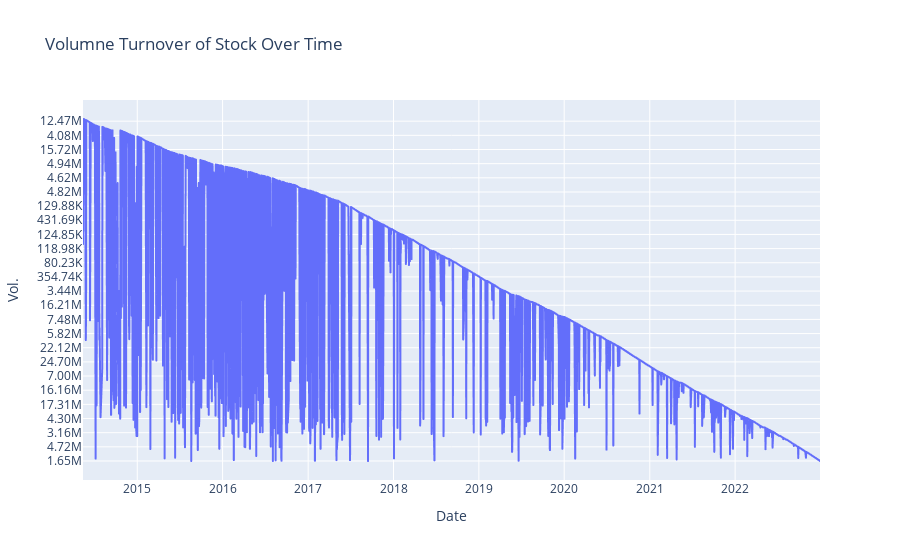

Here is the notebook cell this chart was saved with:
### Code cell
# Plot the close price of the stock over time using Plotly
fig = px.line(df, x=df.Date, y='Vol.', title='Volumne Turnover of Stock Over Time')
fig.show()

### Figure 1 — Plotly figure (JSON) as saved in the notebook; plotly's stock layout.template omitted (floating-point values rounded to 4 significant figures; data arrays with more than 128 entries replaced by an {"elided": "..."} marker saying what was removed)
{"data": [{"hovertemplate": "Date=%{x}<br>Vol.=%{y}<extra></extra>", "legendgroup": "", "line": {"color": "#636efa", "dash": "solid"}, "marker": {"symbol": "circle"}, "mode": "lines", "name": "", "showlegend": false, "type": "scattergl", "x": {"elided": "2139 str values"}, "xaxis": "x", "y": {"elided": "2139 str values"}, "yaxis": "y"}], "layout": {"legend": {"tracegroupgap": 0}, "title": {"text": "Volumne Turnover of Stock Over Time"}, "xaxis": {"anchor": "y", "domain": [0, 1], "title": {"text": "Date"}}, "yaxis": {"anchor": "x", "domain": [0, 1], "title": {"text": "Vol."}}}}
